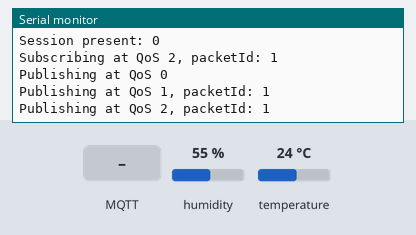
Recording of a program running on a simulated ESP8266 (NodeMCU). Parts: the last lines printed to the serial monitor. The test bench sets the inputs (shaded band); at power-on: humidity 55 %, temperature 24 °C. WiFi joins after 1.5 s; servers stay silent unless stated; no MQTT or app messages arrive unless stated.

Above: at 3.2 s.
3.3 s: MQTT message "1" arrives on the first subscribed topic
At 3.9 s:
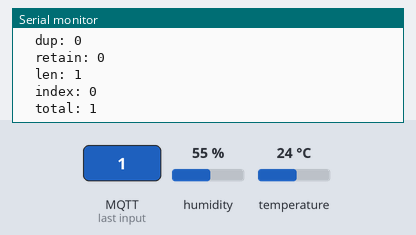
7.8 s: MQTT message "on" arrives on the first subscribed topic
At 9.0 s:
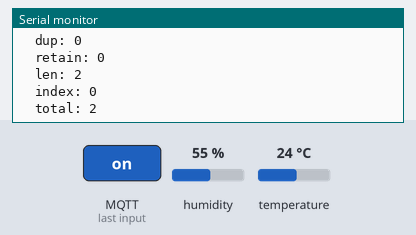

The program:

main.cpp
```cpp
#include <Arduino.h>
#include <ArduinoJson.h>
#include <ESP8266WiFi.h>
#include <Ticker.h>
#include <AsyncMqttClient.h>

#include "FS.h"
#include "LittleFS.h"

#include <Adafruit_Sensor.h>
#include <DHT.h>
#include <DHT_U.h>

#include "config.h"

// Constantes
#define DHTTYPE DHT11
#define DHTPIN D5

//definição de variávies e objetos

char buff[256];
DynamicJsonDocument  doc(200);
AsyncMqttClient mqttClient;
Ticker mqttReconnectTimer;
Ticker wifiReconnectTimer;
DHT_Unified dht(DHTPIN, DHTTYPE);

WiFiEventHandler wifiConnectHandler;
WiFiEventHandler wifiDisconnectHandler;

uint32_t delayMS;

void connectToWifi() {

  Serial.println("Connecting to Wi-Fi...");
  WiFi.begin(WIFI_SSID, WIFI_PASSWORD);

  while ((WiFi.status() != WL_CONNECTED)){
  //Serial.print(WiFi.localIP());
  Serial.println("Connecting...");
  delay(2000);
  }
  return;
}
void connectToMqtt() {
  Serial.println("Connecting to MQTT...");
  mqttClient.connect();
  return;
}

void onWifiConnect(const WiFiEventStationModeGotIP& event) {
  Serial.println("Connected to Wi-Fi.");
  connectToMqtt();

}

void onWifiDisconnect(const WiFiEventStationModeDisconnected& event) {
  Serial.println("Disconnected from Wi-Fi.");
  mqttReconnectTimer.detach(); // ensure we don't reconnect to MQTT while reconnecting to Wi-Fi
  wifiReconnectTimer.once(2, connectToWifi);
}

void onMqttConnect(bool sessionPresent) {
  Serial.println("Connected to MQTT.");
  Serial.print("Session present: ");
  Serial.println(sessionPresent);
  uint16_t packetIdSub = mqttClient.subscribe("test/lol", 2);
  Serial.print("Subscribing at QoS 2, packetId: ");
  Serial.println(packetIdSub);
  mqttClient.publish("test/lol", 0, true, "test 1");
  Serial.println("Publishing at QoS 0");
  uint16_t packetIdPub1 = mqttClient.publish("test/lol", 1, true, "test 2");
  Serial.print("Publishing at QoS 1, packetId: ");
  Serial.println(packetIdPub1);
  uint16_t packetIdPub2 = mqttClient.publish("test/lol", 2, true, "test 3");
  Serial.print("Publishing at QoS 2, packetId: ");
  Serial.println(packetIdPub2);
}

void onMqttDisconnect(AsyncMqttClientDisconnectReason reason) {
  Serial.println("Disconnected from MQTT.");

  if (WiFi.isConnected()) {
    mqttReconnectTimer.once(2, connectToMqtt);
  }
}

void onMqttSubscribe(uint16_t packetId, uint8_t qos) {
  Serial.println("Subscribe acknowledged.");
  Serial.print("  packetId: ");
  Serial.println(packetId);
  Serial.print("  qos: ");
  Serial.println(qos);
}

void onMqttUnsubscribe(uint16_t packetId) {
  Serial.println("Unsubscribe acknowledged.");
  Serial.print("  packetId: ");
  Serial.println(packetId);
}

void onMqttMessage(char* topic, char* payload, AsyncMqttClientMessageProperties properties, size_t len, size_t index, size_t total) {
  Serial.println("Publish received.");
  Serial.print("  topic: ");
  Serial.println(topic);
  Serial.print("  qos: ");
  Serial.println(properties.qos);
  Serial.print("  dup: ");
  Serial.println(properties.dup);
  Serial.print("  retain: ");
  Serial.println(properties.retain);
  Serial.print("  len: ");
  Serial.println(len);
  Serial.print("  index: ");
  Serial.println(index);
  Serial.print("  total: ");
  Serial.println(total);
}

void onMqttPublish(uint16_t packetId) {
  Serial.println("Publish acknowledged.");
  Serial.print("  packetId: ");
  Serial.println(packetId);
}

void setup(){

  Serial.begin(9600);

  wifiConnectHandler = WiFi.onStationModeGotIP(onWifiConnect);
  wifiDisconnectHandler = WiFi.onStationModeDisconnected(onWifiDisconnect);

  mqttClient.onConnect(onMqttConnect);
  mqttClient.onDisconnect(onMqttDisconnect);
  mqttClient.onSubscribe(onMqttSubscribe);
  mqttClient.onUnsubscribe(onMqttUnsubscribe);
  mqttClient.onMessage(onMqttMessage);
  mqttClient.onPublish(onMqttPublish);
  mqttClient.setServer(MQTT_HOST, MQTT_PORT);

  connectToWifi();

  mqttClient.subscribe("devices/DHT",0);

  dht.begin();
  sensor_t sensor;
  dht.temperature().getSensor(&sensor);
  dht.humidity().getSensor(&sensor);
  delayMS = sensor.min_delay / 1000;
}

//Loop
void loop(){
  // Delay between measurements.
  delay(delayMS);
  sensors_event_t event;

  dht.temperature().getEvent(&event);
  doc["Temperature"] = event.temperature;
  Serial.println(event.temperature);

  dht.humidity().getEvent(&event);
  doc["Humidity"] = event.relative_humidity;
  Serial.println(event.relative_humidity);

  serializeJson(doc,buff);
  mqttClient.publish("devices/DHT",0,true,buff);
  delay(10000);
}
```

template_config.h
```cpp
#define WIFI_SSID "..."
#define WIFI_PASSWORD "..."

#define MQTT_HOST IPAddress(192,168,0,100)
#define MQTT_PORT 1883
```

Measured:
- after the input at 3.3 s, the serial monitor: prints a new line at once (image 1)
- after the input at 7.8 s, the serial monitor: prints a new line at once (image 2)
